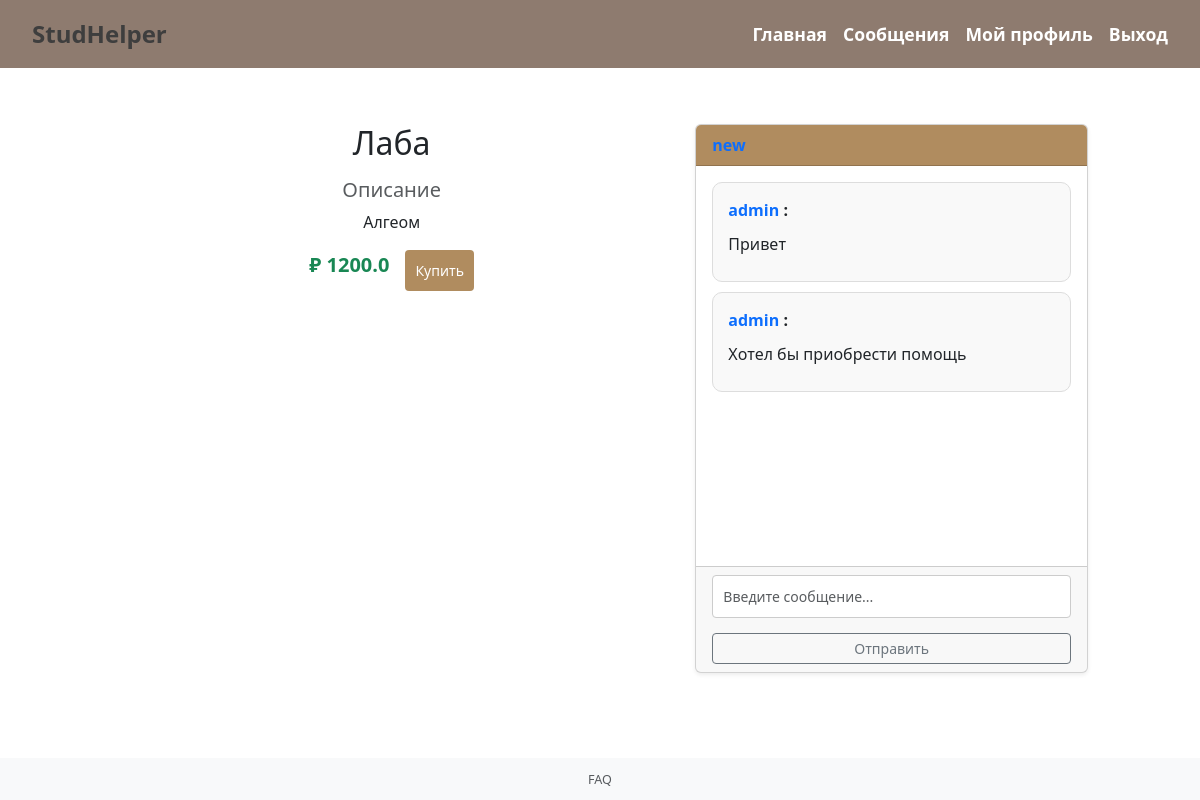
Screenshot of /offer/1 (signed in) with the database file from the repository.
### app.py (models this page shows)
class Offer(db.Model):
    id = db.Column(db.Integer, primary_key=True)
    title = db.Column(db.String(200), nullable=False)
    description = db.Column(db.Text, nullable=False)
    price = db.Column(db.Float, nullable=False)
    subcategory_id = db.Column(db.Integer, db.ForeignKey('subcategory.id'), nullable=False)
    seller_id = db.Column(db.Integer, db.ForeignKey('user.id'), nullable=False)

class User(db.Model, UserMixin):
    id = db.Column(db.Integer, primary_key=True)
    username = db.Column(db.String(150), unique=True, nullable=False)
    password = db.Column(db.String(150), nullable=False)
    offers = db.relationship('Offer', backref='seller', lazy=True)  # связь с предложениями

class Message(db.Model):
    id = db.Column(db.Integer, primary_key=True)
    sender_id = db.Column(db.Integer, db.ForeignKey('user.id'), nullable=False)
    receiver_id = db.Column(db.Integer, db.ForeignKey('user.id'), nullable=False)
    text = db.Column(db.Text, nullable=False)
    timestamp = db.Column(db.DateTime, server_default=db.func.now())
    offer_id = db.Column(db.Integer, db.ForeignKey('offer.id'), nullable=False)  # Связь с предложением
    sender = db.relationship('User', foreign_keys=[sender_id], backref='sent_messages')
    receiver = db.relationship('User', foreign_keys=[receiver_id], backref='received_messages')
    offer = db.relationship('Offer', backref='messages')

### app.py (the view, shortened to what this page needs)
@app.route('/offer/<int:offer_id>', methods=['GET', 'POST'])
def offer(offer_id):
    offer = Offer.query.get_or_404(offer_id)
    messages = Message.query.filter(
        ((Message.sender_id == current_user.id) & (Message.receiver_id == offer.seller.id)) |
        ((Message.sender_id == offer.seller.id) & (Message.receiver_id == current_user.id))
    ).order_by(Message.timestamp).all()
    return render_template('offer.html', offer=offer, messages=messages)

### app.py (called while the page is built)
@login_manager.user_loader
def load_user(user_id):
    return User.query.get(int(user_id))

### templates/offer.html
{% extends 'base.html' %}
{% block content %}
<div class="container mt-4">
    {% if offer %}
    <div class="row">
        <div class="col-lg-7 col-md-8 col-sm-12">
            <div class="text-center">
                <h2 class="mb-3">{{ offer.title }}</h2>
                <h5 class="text-muted">Описание</h5>
                <p>{{ offer.description }}</p>
                <div class="d-flex justify-content-center gap-3 mt-3">
                    <span class="fs-5 fw-semibold text-success">₽ {{ offer.price }}</span>
                    {% if current_user.is_authenticated %}
                        {% if current_user.id == offer.seller.id %}
                            <a href="{{ url_for('edit_offer', offer_id=offer.id) }}" class="btn btn-sm btn-warning">Редактировать</a>
                        {% else %}
                            <a href="{{ url_for('checkout', offer_id=offer.id) }}" class="btn btn-sm btn-primary">Купить</a>
                        {% endif %}
                    {% else %}
                        <a href="{{ url_for('login') }}" class="btn btn-sm btn-primary">Войти, чтобы купить</a>
                    {% endif %}
                </div>
            </div>
        </div>
        <div class="col-lg-5 col-md-5 col-sm-12 mt-4 mt-md-0">
            {% if offer.seller %}
                {% if current_user.is_authenticated and current_user.id != offer.seller.id %}
                <div class="card shadow-sm">
                    <div class="card-header bg-light fw-bold">
                        <a href="{{ url_for('profile', user_id=offer.seller.id) }}" class="text-decoration-none">
                            {{ offer.seller.username }}
                        </a>
                    </div>
                    <div class="card-body" style="height: 400px; overflow-y: auto;">
                        {% for message in messages %}
                            <div class="message">
                                <strong>
                                    <a href="{{ url_for('profile', user_id=message.sender.id) }}" class="text-decoration-none">
                                        {{ message.sender.username }}
                                    </a>:
                                </strong>
                                <p>{{ message.text }}</p>
                            </div>
                        {% endfor %}
                    </div>
                    <div class="card-footer d-flex">
                        <form action="{{ url_for('offer', offer_id=offer.id) }}" method="post" class="w-100">
                            <input type="text" name="text" class="form-control form-control-sm me-2" placeholder="Введите сообщение...">
                            <button type="submit" class="btn btn-sm btn-outline-secondary">Отправить</button>
                        </form>
                    </div>
                </div>
                {% elif not current_user.is_authenticated %}
                    <p><a href="{{ url_for('login') }}">Войдите</a>, чтобы начать чат с продавцом.</p>
                {% endif %}
            {% else %}
                <p>Продавец не найден</p>
            {% endif %}
        </div>
    </div>
    {% else %}
        <p>Предложение не найдено.</p>
    {% endif %}
</div>
{% endblock %}

### static/style.css (style rules this page uses)
body { display: flex; flex-direction: column; min-height: 100vh; }
.form-control, .form-select { padding: 10px; border: 1px solid #ccc; border-radius: 4px; width: 100%; margin-bottom: 15px; }
.btn-primary { background-color: #b08c5f; border: none; padding: 10px; border-radius: 4px; color: white; cursor: pointer; transition: background 0.3s; }
.container { max-width: 1000px; width: 100%; box-sizing: border-box; margin-top: 30px; }
.card .card-header { background-color: #b08c5f !important; color: white !important; }
.message { border: 1px solid #ddd; padding: 15px; margin-bottom: 10px; border-radius: 10px; background-color: #f9f9f9; }
.message p { margin: 10px 0; }
button { width: 100%; border-radius: 5px; }

### rows the page displays
Offer: title "Лаба", description "Алгеом", price "1200.0"
User: seller.username "new"
Message: sender.username "admin", text "Привет"
Message: sender.username "admin", text "Хотел бы приобрести помощь"
